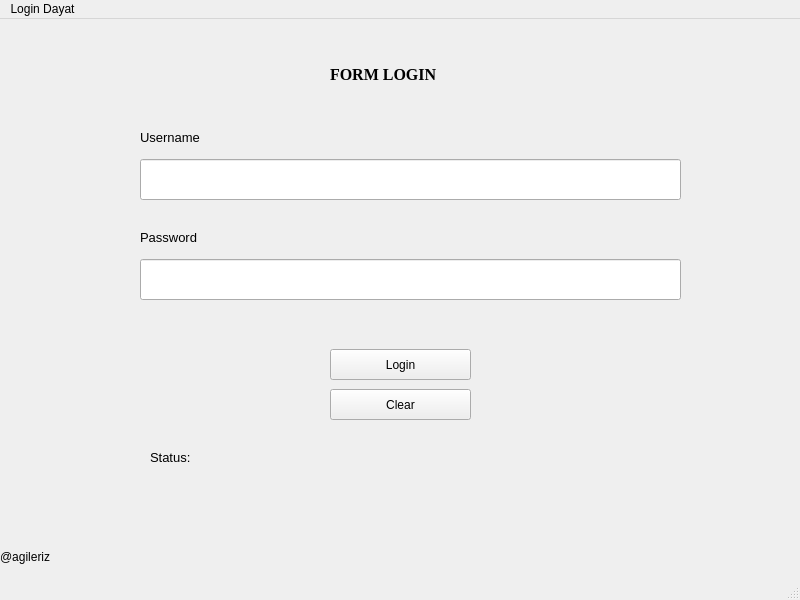
<?xml version="1.0" encoding="UTF-8"?>
<ui version="4.0">
 <class>MainWindow</class>
 <widget class="QMainWindow" name="MainWindow">
  <property name="geometry">
   <rect>
    <x>0</x>
    <y>0</y>
    <width>800</width>
    <height>600</height>
   </rect>
  </property>
  <property name="windowTitle">
   <string>MainWindow</string>
  </property>
  <widget class="QWidget" name="centralwidget">
   <widget class="QLabel" name="label">
    <property name="geometry">
     <rect>
      <x>330</x>
      <y>30</y>
      <width>131</width>
      <height>51</height>
     </rect>
    </property>
    <property name="font">
     <font>
      <family>Times New Roman</family>
      <pointsize>12</pointsize>
      <weight>75</weight>
      <bold>true</bold>
     </font>
    </property>
    <property name="locale">
     <locale language="Indonesian" country="Indonesia"/>
    </property>
    <property name="text">
     <string>FORM LOGIN</string>
    </property>
   </widget>
   <widget class="QLabel" name="labelUsername">
    <property name="geometry">
     <rect>
      <x>140</x>
      <y>110</y>
      <width>111</width>
      <height>16</height>
     </rect>
    </property>
    <property name="font">
     <font>
      <pointsize>10</pointsize>
     </font>
    </property>
    <property name="text">
     <string>Username</string>
    </property>
    <property name="textFormat">
     <enum>Qt::AutoText</enum>
    </property>
   </widget>
   <widget class="QLineEdit" name="txtUsername">
    <property name="geometry">
     <rect>
      <x>140</x>
      <y>140</y>
      <width>541</width>
      <height>41</height>
     </rect>
    </property>
   </widget>
   <widget class="QLabel" name="labelPassword">
    <property name="geometry">
     <rect>
      <x>140</x>
      <y>210</y>
      <width>111</width>
      <height>16</height>
     </rect>
    </property>
    <property name="font">
     <font>
      <pointsize>10</pointsize>
     </font>
    </property>
    <property name="text">
     <string>Password</string>
    </property>
    <property name="textFormat">
     <enum>Qt::AutoText</enum>
    </property>
   </widget>
   <widget class="QLineEdit" name="txtPassword">
    <property name="geometry">
     <rect>
      <x>140</x>
      <y>240</y>
      <width>541</width>
      <height>41</height>
     </rect>
    </property>
    <property name="echoMode">
     <enum>QLineEdit::Password</enum>
    </property>
   </widget>
   <widget class="QPushButton" name="btnLogin">
    <property name="geometry">
     <rect>
      <x>330</x>
      <y>330</y>
      <width>141</width>
      <height>31</height>
     </rect>
    </property>
    <property name="cursor">
     <cursorShape>PointingHandCursor</cursorShape>
    </property>
    <property name="text">
     <string>Login</string>
    </property>
   </widget>
   <widget class="QPushButton" name="btnClear">
    <property name="geometry">
     <rect>
      <x>330</x>
      <y>370</y>
      <width>141</width>
      <height>31</height>
     </rect>
    </property>
    <property name="cursor">
     <cursorShape>PointingHandCursor</cursorShape>
    </property>
    <property name="text">
     <string>Clear</string>
    </property>
   </widget>
   <widget class="QLabel" name="label_2">
    <property name="geometry">
     <rect>
      <x>0</x>
      <y>530</y>
      <width>55</width>
      <height>16</height>
     </rect>
    </property>
    <property name="cursor">
     <cursorShape>WhatsThisCursor</cursorShape>
    </property>
    <property name="whatsThis">
     <string>Author</string>
    </property>
    <property name="text">
     <string>@agileriz</string>
    </property>
   </widget>
   <widget class="QLabel" name="labelStatus">
    <property name="geometry">
     <rect>
      <x>150</x>
      <y>430</y>
      <width>111</width>
      <height>16</height>
     </rect>
    </property>
    <property name="font">
     <font>
      <pointsize>10</pointsize>
     </font>
    </property>
    <property name="text">
     <string>Status:</string>
    </property>
    <property name="textFormat">
     <enum>Qt::AutoText</enum>
    </property>
   </widget>
  </widget>
  <widget class="QMenuBar" name="menubar">
   <property name="geometry">
    <rect>
     <x>0</x>
     <y>0</y>
     <width>800</width>
     <height>26</height>
    </rect>
   </property>
   <widget class="QMenu" name="menuLogin_Dayat">
    <property name="title">
     <string>Login Dayat</string>
    </property>
   </widget>
   <addaction name="menuLogin_Dayat"/>
  </widget>
  <widget class="QStatusBar" name="statusbar"/>
 </widget>
 <resources/>
 <connections/>
</ui>
